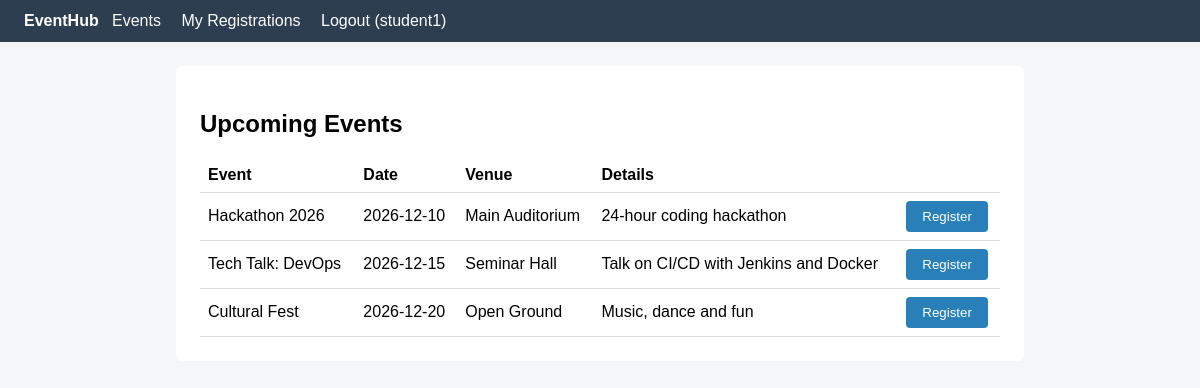
Screenshot of /events (signed in) with the database file from the repository.
### tables this page shows
CREATE TABLE events(
        id INTEGER PRIMARY KEY AUTOINCREMENT,
        title TEXT NOT NULL,
        date TEXT NOT NULL,
        venue TEXT NOT NULL,
        description TEXT);

### app.py (the view)
@app.route("/events")
@login_required
def events():
    rows = get_db().execute("SELECT * FROM events ORDER BY date").fetchall()
    return render_template("events.html", events=rows)

### app.py (called while the page is built)
def get_db():
    if "db" not in g:
        g.db = sqlite3.connect(DB)
        g.db.row_factory = sqlite3.Row
    return g.db

def login_required(f):
    @wraps(f)
    def wrapper(*a, **kw):
        if "user_id" not in session:
            return redirect(url_for("login"))
        return f(*a, **kw)
    return wrapper

### templates/events.html
{% extends "base.html" %}
{% block content %}
<h2>Upcoming Events</h2>
<table>
  <tr><th>Event</th><th>Date</th><th>Venue</th><th>Details</th><th></th></tr>
  {% for e in events %}
  <tr>
    <td>{{ e.title }}</td>
    <td>{{ e.date }}</td>
    <td>{{ e.venue }}</td>
    <td>{{ e.description }}</td>
    <td>
      <form method="post" action="{{ url_for('register_event', event_id=e.id) }}">
        <button type="submit" id="reg-{{ e.id }}">Register</button>
      </form>
    </td>
  </tr>
  {% endfor %}
</table>
{% endblock %}

### templates/base.html (shortened to what this page needs)
<!DOCTYPE html>
<html>
<head>
</head>
<body>
<nav>
  <strong>EventHub</strong> &nbsp;
  {% if session.username %}
    {% if session.role == 'admin' %}
      <a href="{{ url_for('admin') }}">Dashboard</a>
    {% else %}
      <a href="{{ url_for('events') }}">Events</a>
      <a href="{{ url_for('my_registrations') }}">My Registrations</a>
    {% endif %}
    <a href="{{ url_for('logout') }}" id="logout">Logout ({{ session.username }})</a>
  {% else %}
    <a href="{{ url_for('login') }}">Login</a>
    <a href="{{ url_for('register') }}">Register</a>
  {% endif %}
</nav>
<div class="container">
  {% block content %}{% endblock %}
</div>
</body>
</html>

### templates/base.html (style rules this page uses)
body { font-family: Arial, sans-serif; margin: 0; background: #f4f6f8; }
nav { background: #2c3e50; padding: 12px 24px; color: white; }
nav a { color: white; margin-right: 16px; text-decoration: none; }
.container { max-width: 800px; margin: 24px auto; background: white; padding: 24px; border-radius: 6px; }
button { background: #2980b9; color: white; border: 0; padding: 8px 16px; cursor: pointer; border-radius: 4px; }
table { width: 100%; border-collapse: collapse; }
th, td { border-bottom: 1px solid #ddd; padding: 8px; text-align: left; }

### rows the page displays
events: title "Hackathon 2026", date "2026-12-10", venue "Main Auditorium", description "24-hour coding hackathon"
events: title "Tech Talk: DevOps", date "2026-12-15", venue "Seminar Hall", description "Talk on CI/CD with Jenkins and Docker"
events: title "Cultural Fest", date "2026-12-20", venue "Open Ground", description "Music, dance and fun"

### other values shown
{{ session.username }} "student1"
